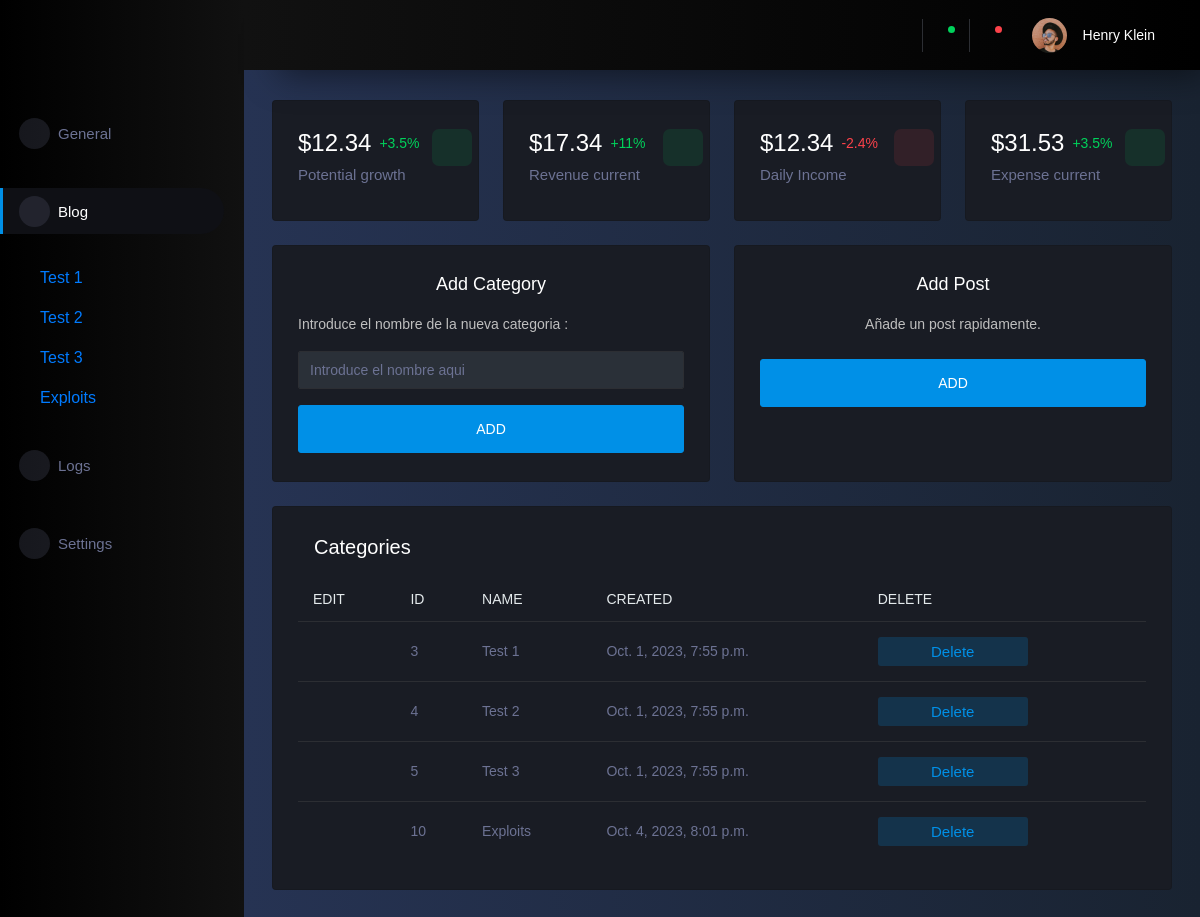
Screenshot of /dashboard/blog/ (signed in) with the database file from the repository.
### dashboard/blog/models.py (models this page shows, shortened)
class Categories(models.Model):
    name = models.CharField(max_length=100, unique=True)
    fecha_creacion = models.DateTimeField(auto_now_add=True)

### dashboard/blog/views.py (the view)
# urls.py: path('dashboard/blog/', views.blog, name='blog'),
@login_required(login_url='/accounts/login/')
def blog(request):
    categories = Categories.objects.all()
    subcategories = SubCategories.objects.all()
    return render(request, 'dashboard/blog/index.html', {'categories': categories, 'subcategories': subcategories})

### templates/dashboard/blog/index.html (shortened to what this page needs)
{% extends "dashboard/base.html" %}
{% block content %}
<div class="row">
    <div class="col-xl-3 col-sm-6 grid-margin stretch-card">
        <div class="card">
            <div class="card-body">
                <div class="row">
                    <div class="col-9">
                        <div class="d-flex align-items-center align-self-start">
                            <h3 class="mb-0">$12.34</h3>
                            <p class="text-success ml-2 mb-0 font-weight-medium">+3.5%</p>
                        </div>
                    </div>
                    <div class="col-3">
                        <div class="icon icon-box-success ">
                            <span class="mdi mdi-arrow-top-right icon-item"></span>
                        </div>
                    </div>
                </div>
                <h6 class="text-muted font-weight-normal">Potential growth</h6>
            </div>
        </div>
    </div>
    <div class="col-xl-3 col-sm-6 grid-margin stretch-card">
        <div class="card">
            <div class="card-body">
                <div class="row">
                    <div class="col-9">
                        <div class="d-flex align-items-center align-self-start">
                            <h3 class="mb-0">$17.34</h3>
                            <p class="text-success ml-2 mb-0 font-weight-medium">+11%</p>
                        </div>
                    </div>
                    <div class="col-3">
                        <div class="icon icon-box-success">
                            <span class="mdi mdi-arrow-top-right icon-item"></span>
                        </div>
                    </div>
                </div>
                <h6 class="text-muted font-weight-normal">Revenue current</h6>
            </div>
        </div>
    </div>
    <div class="col-xl-3 col-sm-6 grid-margin stretch-card">
        <div class="card">
            <div class="card-body">
                <div class="row">
                    <div class="col-9">
                        <div class="d-flex align-items-center align-self-start">
                            <h3 class="mb-0">$12.34</h3>
                            <p class="text-danger ml-2 mb-0 font-weight-medium">-2.4%</p>
                        </div>
                    </div>
                    <div class="col-3">
                        <div class="icon icon-box-danger">
                            <span class="mdi mdi-arrow-bottom-left icon-item"></span>
                        </div>
                    </div>
                </div>
                <h6 class="text-muted font-weight-normal">Daily Income</h6>
            </div>
        </div>
    </div>
    <div class="col-xl-3 col-sm-6 grid-margin stretch-card">
        <div class="card">
            <div class="card-body">
                <div class="row">
                    <div class="col-9">
                        <div class="d-flex align-items-center align-self-start">
                            <h3 class="mb-0">$31.53</h3>
                            <p class="text-success ml-2 mb-0 font-weight-medium">+3.5%</p>
                        </div>
                    </div>
                    <div class="col-3">
                        <div class="icon icon-box-success ">
                            <span class="mdi mdi-arrow-top-right icon-item"></span>
                        </div>
                    </div>
                </div>
                <h6 class="text-muted font-weight-normal">Expense current</h6>
            </div>
        </div>
    </div>
    <div class="col-xl-6 col-sm-6 grid-margin stretch-card">
        <div class="card">
            <div class="card-body">
                <h4 class="card-title text-center">Add Category</h4>
                <p class="card-description">Introduce el nombre de la nueva categoria : </p>
                <form class="forms-sample" action="{% url 'add_category' %}" method="post">
                    <div class="form-category">
                        <input type="text" class="form-control" name="category-name" required="True"
                            placeholder="Introduce el nombre aqui">
                    </div>
                    <button type="submit" class="btn btn-primary btn-lg btn-block mt-3">ADD</button>
                </form>
            </div>
        </div>
    </div>
    <div class="col-xl-6 col-sm-6 grid-margin stretch-card">
        <div class="card">
            <div class="card-body">
                <h4 class="card-title text-center">Add Post</h4>
                    <p class="card-description text-center">Añade un post rapidamente.</p>
                    <button type="submit" class="btn btn-primary btn-lg btn-block mt-4"data-toggle="modal" data-target="#addPostModal" data-title="Add Post">ADD</button>
            </div>
        </div>
    </div>
    <div class="col-lg-12 grid-margin stretch-card">
        <div class="card">
            <div class="card-body">
                <div class="d-flex justify-content-between align-items-center">
                    <div class="d-flex">
                        <h4 class="card-title display-5 ml-3">Categories</h4>
                    </div>
                </div>
                <div class="table-responsive">
                    <table class="table table-hover">
                        <thead>
                            <tr>
                                <th class="text-secondary">EDIT</th>
                                <th class="text-secondary">ID</th>
                                <th class="text-secondary">NAME</th>
                                <th class="text-secondary">CREATED</th>
                                <th class="text-secondary">DELETE</th>
                            </tr>
                        </thead>
                        <tbody>
                            {% for category in categories %}
                            <tr>
                                <td><i class="mdi mdi-border-color"></i></td>
                                <td>{{ category.id }}</td>
                                <td>{{ category.name }}</td>
                                <td>{{ category.fecha_creacion }}</td>
                                <td><button type="button" class="btn btn-inverse-primary btn-fw" data-toggle="modal"
                                        data-target="#deleteCategoryModal-{{ category.id }}"
                                        data-title="Delete category {{ category.name }}">Delete</button></td>
                            </tr>
                            {% endfor %}
                        </tbody>
                    </table>
                </div>
            </div>
        </div>
    </div>
</div>
{% endblock %}

### templates/dashboard/sidebar.html
{% load static %}
<nav class="sidebar sidebar-offcanvas sidebar-color" id="sidebar">
  <ul class="nav mt-4">
    <li class="nav-item py-3 {% if request.resolver_match.url_name == 'general' %}active{% endif %}">
      <a class="nav-link" href="{% url 'dashboard'  %}">
        <span class="menu-icon">
          <i class="mdi mdi-speedometer"></i>
        </span>
        <span class="menu-title">General</span>
      </a>
    </li>
    <li class="nav-item py-3 {% if request.resolver_match.url_name == 'blog' %}dropdown show active{% else %}dropdown{% endif %}">
      <a class="nav-link" href="{% url 'blog'  %}" id="categoriesDropdown" role="button" data-bs-toggle="dropdown" aria-haspopup="true" aria-expanded="false">
        <span class="menu-icon">
          <i class="mdi mdi-speedometer"></i>
        </span>
        <span class="menu-title">Blog</span>
      </a>
    </li>
    {% if request.resolver_match.url_name == 'blog' or request.resolver_match.url_name == 'blog-category' or request.resolver_match.url_name == 'post' %}
    <div class="my-2 show">
      {% for category in categories %}
      <a class="nav-link ml-4" href="{% url 'blog-category' category_id=category.id %}">{{ category.name }}</a>
      {% endfor %}
    </div>
    {% endif %}
    <li class="nav-item py-3">
      <a class="nav-link" href="#">
        <span class="menu-icon">
          <i class="mdi mdi-speedometer"></i>
        </span>
        <span class="menu-title">Logs</span>
      </a>
    </li>
    <li class="nav-item py-3 {% if request.resolver_match.url_name == 'settings' %}active{% endif %}">
      <a class="nav-link" href="#">
        <span class="menu-icon">
          <i class="mdi mdi-speedometer"></i>
        </span>
        <span class="menu-title">Settings</span>
      </a>
    </li>
  </ul>
</nav>

### templates/dashboard/base.html (style rules this page uses)
.sidebar-color { background-image: linear-gradient(to right, #000000, #111111); }

### rows the page displays
Categories: name "Test 1", id "3", fecha_creacion "Oct. 1, 2023, 7:55 p.m."
Categories: name "Test 2", id "4", fecha_creacion "Oct. 1, 2023, 7:55 p.m."
Categories: name "Test 3", id "5", fecha_creacion "Oct. 1, 2023, 7:55 p.m."
Categories: name "Exploits", id "10", fecha_creacion "Oct. 4, 2023, 8:01 p.m."
